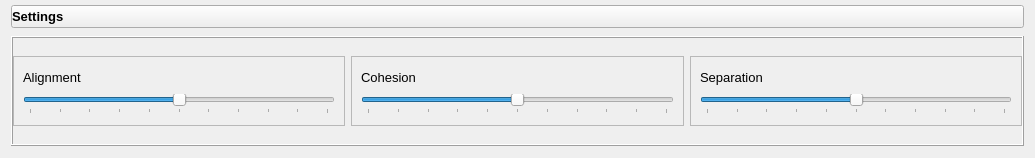
<?xml version="1.0" encoding="UTF-8"?>
<ui version="4.0">
 <class>Form</class>
 <widget class="QWidget" name="Form">
  <property name="geometry">
   <rect>
    <x>0</x>
    <y>0</y>
    <width>1035</width>
    <height>158</height>
   </rect>
  </property>
  <property name="sizePolicy">
   <sizepolicy hsizetype="Preferred" vsizetype="Minimum">
    <horstretch>0</horstretch>
    <verstretch>0</verstretch>
   </sizepolicy>
  </property>
  <property name="minimumSize">
   <size>
    <width>0</width>
    <height>0</height>
   </size>
  </property>
  <property name="maximumSize">
   <size>
    <width>16777215</width>
    <height>160</height>
   </size>
  </property>
  <property name="windowTitle">
   <string>Form</string>
  </property>
  <layout class="QGridLayout" name="gridLayout">
   <property name="topMargin">
    <number>3</number>
   </property>
   <property name="bottomMargin">
    <number>9</number>
   </property>
   <item row="1" column="1">
    <widget class="QFrame" name="settings_frame">
     <property name="minimumSize">
      <size>
       <width>0</width>
       <height>110</height>
      </size>
     </property>
     <property name="maximumSize">
      <size>
       <width>16777215</width>
       <height>110</height>
      </size>
     </property>
     <property name="frameShape">
      <enum>QFrame::Box</enum>
     </property>
     <property name="frameShadow">
      <enum>QFrame::Raised</enum>
     </property>
     <layout class="QGridLayout" name="gridLayout_2">
      <property name="leftMargin">
       <number>0</number>
      </property>
      <property name="topMargin">
       <number>0</number>
      </property>
      <property name="rightMargin">
       <number>0</number>
      </property>
      <property name="bottomMargin">
       <number>0</number>
      </property>
      <property name="verticalSpacing">
       <number>0</number>
      </property>
      <item row="2" column="1">
       <widget class="QFrame" name="frame_3">
        <property name="maximumSize">
         <size>
          <width>16777215</width>
          <height>70</height>
         </size>
        </property>
        <property name="frameShape">
         <enum>QFrame::StyledPanel</enum>
        </property>
        <property name="frameShadow">
         <enum>QFrame::Raised</enum>
        </property>
        <layout class="QGridLayout" name="gridLayout_4">
         <item row="1" column="0">
          <widget class="QSlider" name="horizontalSlider_2">
           <property name="maximum">
            <number>10</number>
           </property>
           <property name="singleStep">
            <number>1</number>
           </property>
           <property name="pageStep">
            <number>5</number>
           </property>
           <property name="value">
            <number>5</number>
           </property>
           <property name="orientation">
            <enum>Qt::Horizontal</enum>
           </property>
           <property name="tickPosition">
            <enum>QSlider::TicksBelow</enum>
           </property>
           <property name="tickInterval">
            <number>1</number>
           </property>
          </widget>
         </item>
         <item row="0" column="0">
          <widget class="QLabel" name="label_2">
           <property name="maximumSize">
            <size>
             <width>16777215</width>
             <height>20</height>
            </size>
           </property>
           <property name="font">
            <font>
             <pointsize>10</pointsize>
            </font>
           </property>
           <property name="text">
            <string>Cohesion</string>
           </property>
          </widget>
         </item>
        </layout>
       </widget>
      </item>
      <item row="2" column="0">
       <widget class="QFrame" name="frame_2">
        <property name="maximumSize">
         <size>
          <width>16777215</width>
          <height>70</height>
         </size>
        </property>
        <property name="frameShape">
         <enum>QFrame::StyledPanel</enum>
        </property>
        <property name="frameShadow">
         <enum>QFrame::Raised</enum>
        </property>
        <layout class="QGridLayout" name="gridLayout_3">
         <item row="0" column="0">
          <widget class="QLabel" name="label">
           <property name="maximumSize">
            <size>
             <width>16777215</width>
             <height>20</height>
            </size>
           </property>
           <property name="font">
            <font>
             <pointsize>10</pointsize>
            </font>
           </property>
           <property name="text">
            <string>Alignment</string>
           </property>
          </widget>
         </item>
         <item row="1" column="0">
          <widget class="QSlider" name="horizontalSlider">
           <property name="maximum">
            <number>10</number>
           </property>
           <property name="singleStep">
            <number>1</number>
           </property>
           <property name="pageStep">
            <number>5</number>
           </property>
           <property name="value">
            <number>5</number>
           </property>
           <property name="orientation">
            <enum>Qt::Horizontal</enum>
           </property>
           <property name="tickPosition">
            <enum>QSlider::TicksBelow</enum>
           </property>
           <property name="tickInterval">
            <number>1</number>
           </property>
          </widget>
         </item>
        </layout>
       </widget>
      </item>
      <item row="2" column="2">
       <widget class="QFrame" name="frame_4">
        <property name="maximumSize">
         <size>
          <width>16777215</width>
          <height>70</height>
         </size>
        </property>
        <property name="frameShape">
         <enum>QFrame::StyledPanel</enum>
        </property>
        <property name="frameShadow">
         <enum>QFrame::Raised</enum>
        </property>
        <layout class="QGridLayout" name="gridLayout_5">
         <item row="0" column="0">
          <widget class="QLabel" name="label_3">
           <property name="maximumSize">
            <size>
             <width>16777215</width>
             <height>20</height>
            </size>
           </property>
           <property name="font">
            <font>
             <pointsize>10</pointsize>
            </font>
           </property>
           <property name="text">
            <string>Separation</string>
           </property>
          </widget>
         </item>
         <item row="1" column="0">
          <widget class="QSlider" name="horizontalSlider_3">
           <property name="maximum">
            <number>10</number>
           </property>
           <property name="singleStep">
            <number>1</number>
           </property>
           <property name="pageStep">
            <number>5</number>
           </property>
           <property name="value">
            <number>5</number>
           </property>
           <property name="orientation">
            <enum>Qt::Horizontal</enum>
           </property>
           <property name="tickPosition">
            <enum>QSlider::TicksBelow</enum>
           </property>
           <property name="tickInterval">
            <number>1</number>
           </property>
          </widget>
         </item>
        </layout>
       </widget>
      </item>
     </layout>
    </widget>
   </item>
   <item row="0" column="1">
    <widget class="QPushButton" name="expand_collapse_settings_button">
     <property name="font">
      <font>
       <pointsize>10</pointsize>
       <weight>75</weight>
       <italic>false</italic>
       <bold>true</bold>
      </font>
     </property>
     <property name="styleSheet">
      <string notr="true">text-align: left;
font:  bold 10pt;</string>
     </property>
     <property name="text">
      <string>Settings</string>
     </property>
     <property name="icon">
      <iconset>
       <normaloff>icons/expand_down.png</normaloff>icons/expand_down.png</iconset>
     </property>
     <property name="checkable">
      <bool>true</bool>
     </property>
     <property name="flat">
      <bool>false</bool>
     </property>
    </widget>
   </item>
  </layout>
 </widget>
 <resources/>
 <connections/>
</ui>
